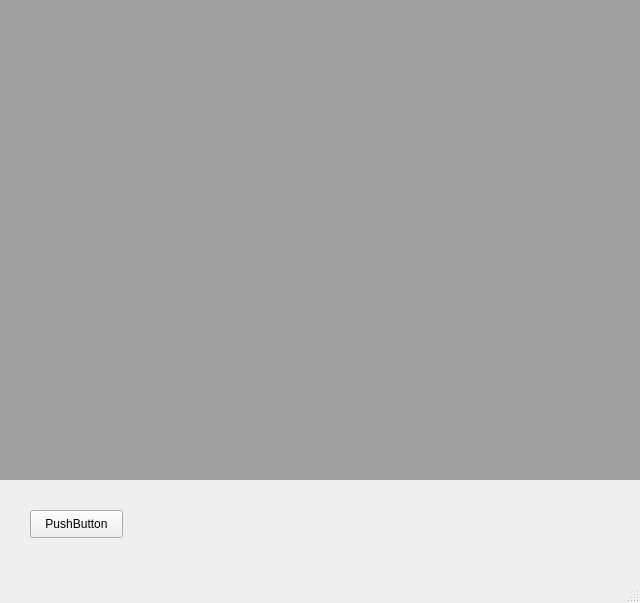
<?xml version="1.0" encoding="UTF-8"?>
<ui version="4.0">
 <class>MediaPlayer</class>
 <widget class="QMainWindow" name="MediaPlayer">
  <property name="geometry">
   <rect>
    <x>0</x>
    <y>0</y>
    <width>640</width>
    <height>603</height>
   </rect>
  </property>
  <property name="windowTitle">
   <string>MainWindow</string>
  </property>
  <widget class="QWidget" name="centralwidget">
   <widget class="QMdiArea" name="mdiArea">
    <property name="geometry">
     <rect>
      <x>0</x>
      <y>0</y>
      <width>640</width>
      <height>480</height>
     </rect>
    </property>
   </widget>
   <widget class="QPushButton" name="pushButton">
    <property name="geometry">
     <rect>
      <x>30</x>
      <y>510</y>
      <width>93</width>
      <height>28</height>
     </rect>
    </property>
    <property name="text">
     <string>PushButton</string>
    </property>
   </widget>
  </widget>
  <widget class="QMenuBar" name="menubar">
   <property name="geometry">
    <rect>
     <x>0</x>
     <y>0</y>
     <width>640</width>
     <height>26</height>
    </rect>
   </property>
  </widget>
  <widget class="QStatusBar" name="statusbar"/>
 </widget>
 <resources/>
 <connections/>
</ui>
